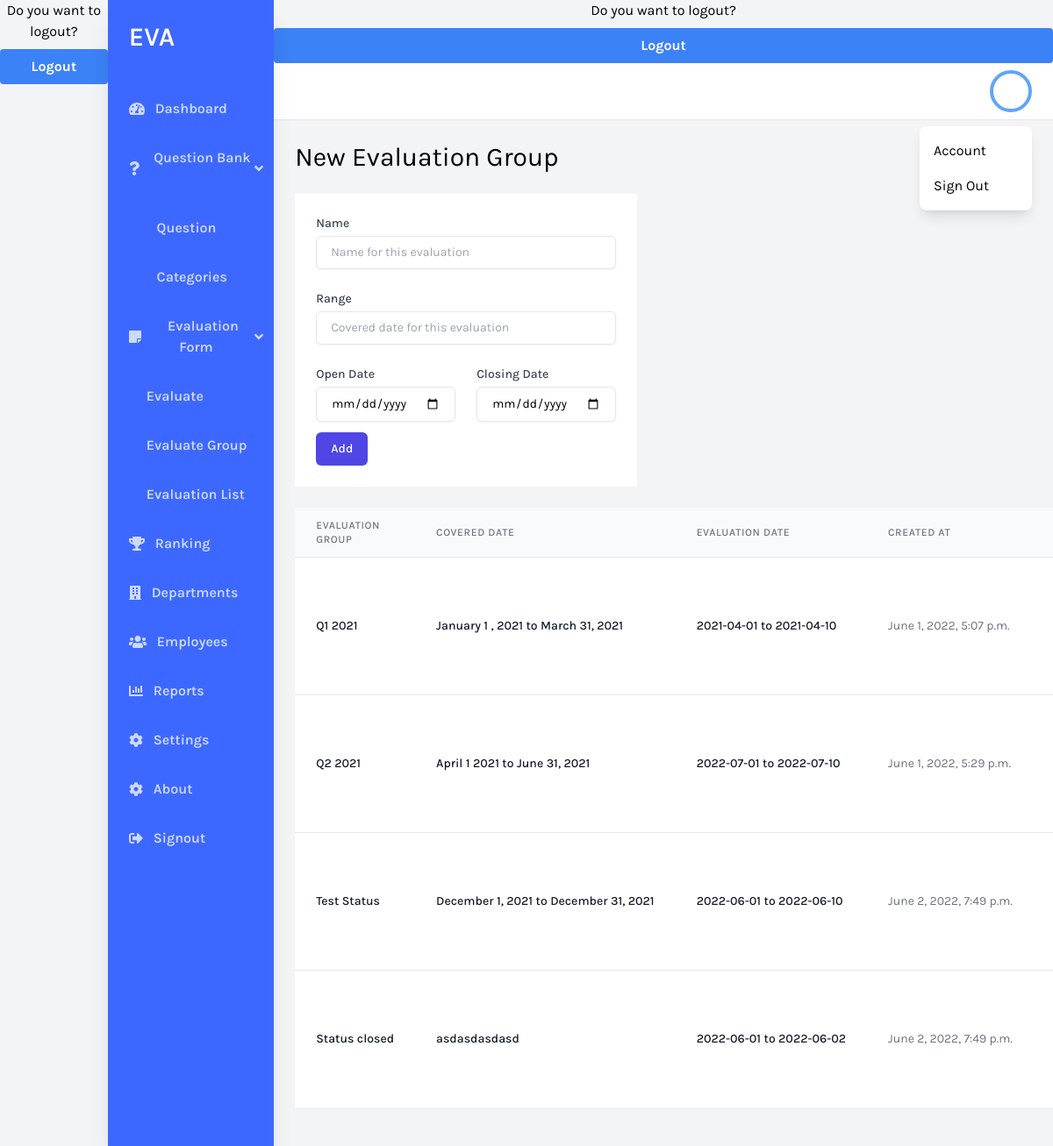
/evaluate_group_admin/, run on the app's committed database.
### eva/models.py (models this page shows)
class EvaluationGroup(models.Model):
    created_at = models.DateTimeField(auto_now_add=True)
    name = models.CharField(max_length=255)
    range = models.CharField(max_length=1024)
    open_date = models.CharField(max_length=1024, default=None, null=True)
    close_date = models.CharField(max_length=1024, default=None, null=True)

### eva/views.py (the view, shortened to what this page needs)
# urls.py: path('evaluate_group_admin/', views.evaluate_group_admin, name='evaluate_group_admin'),
def evaluate_group_admin(request):
    success = None
    data = EvaluationGroup.objects.all()
    return render(request, "eva/evaluate_group_admin.html", {"data": data, "success": success})

### eva/templates/eva/evaluate_group_admin.html (shortened to what this page needs)
<!DOCTYPE html>
<html lang="en">
  <head>
    <script src="https://cdn.tailwindcss.com"></script>
    <link
      rel="stylesheet"
      href="https://cdnjs.cloudflare.com/ajax/libs/jquery-modal/0.9.1/jquery.modal.min.css"
    />
  </head>
  <body class="bg-gray-100 font-family-karla flex">
    {% include 'includes/navbar.html' %}
    <div class="w-full flex flex-col h-screen overflow-y-hidden">
      {% include 'includes/header.html' %}
      <div class="w-full overflow-x-hidden border-t flex flex-col">
        <main class="w-full flex-grow p-6">
          <h1 class="text-3xl text-black pb-6">New Evaluation Group</h1>
          <form action="{% url 'evaluate_group_admin' %}" method="post">
            <div class="flex flex-row flex-wrap mb-6 self-auto">
              <div class="px-4 py-5 bg-white sm:p-6">
                <div class="grid grid-cols-6 gap-6">
                  <div class="col-span-12">
                    <label
                      for="name"
                      class="block text-sm font-medium text-gray-700"
                      >Name</label
                    >
                    <input
                      type="text"
                      name="name"
                      placeholder="Name for this evaluation"
                      class="mt-1 focus:ring-indigo-500 focus:border-indigo-500 block w-full shadow-sm sm:text-sm border border-gray-200 rounded-md px-4 py-2"
                    />
                  </div>
                  <div class="col-span-12">
                    <label
                      for="range"
                      class="block text-sm font-medium text-gray-700"
                      >Range</label
                    >
                    <input
                      type="text"
                      name="range"
                      placeholder="Covered date for this evaluation"
                      class="mt-1 focus:ring-indigo-500 focus:border-indigo-500 block w-full shadow-sm sm:text-sm border border-gray-200 rounded-md px-4 py-2"
                    />
                  </div>
                  <div class="col-span-6">
                    <label
                      for="open_date"
                      class="block text-sm font-medium text-gray-700"
                      >Open Date</label
                    >
                    <input
                      type="date"
                      name="open_date"
                      class="mt-1 focus:ring-indigo-500 focus:border-indigo-500 block w-full shadow-sm sm:text-sm border border-gray-200 rounded-md px-4 py-2"
                    />
                  </div><div class="col-span-6">
                    <label
                      for="close_date"
                      class="block text-sm font-medium text-gray-700"
                      >Closing Date</label
                    >
                    <input
                      type="date"
                      name="close_date"
                      class="mt-1 focus:ring-indigo-500 focus:border-indigo-500 block w-full shadow-sm sm:text-sm border border-gray-200 rounded-md px-4 py-2"
                    />
                  </div>
                </div>
                <button
                  type="submit"
                  class="mt-3 inline-flex justify-center py-2 px-4 border border-transparent shadow-sm text-sm font-medium rounded-md text-white bg-indigo-600 hover:bg-indigo-700 focus:outline-none focus:ring-2 focus:ring-offset-2 focus:ring-indigo-500"
                >
                  Add
                </button>
              </div>
            </div>
          </form>
          <div class="flex flex-col mt-5 mb-5">
            <table class="min-w-full divide-y divide-gray-200">
              <thead class="bg-gray-50">
                <tr>
                  <th
                    scope="col"
                    class="px-6 py-3 text-left text-xs font-medium text-gray-500 uppercase tracking-wider"
                  >
                    Evaluation Group
                  </th>
                  <th
                    scope="col"
                    class="px-6 py-3 text-left text-xs font-medium text-gray-500 uppercase tracking-wider"
                  >
                    Covered Date
                  </th>
                  <th
                    scope="col"
                    class="px-6 py-3 text-left text-xs font-medium text-gray-500 uppercase tracking-wider"
                  >
                    Evaluation Date
                  </th>
                  <th
                    scope="col"
                    class="px-6 py-3 text-left text-xs font-medium text-gray-500 uppercase tracking-wider"
                  >
                    Created at
                  </th>
                  <th
                    scope="col"
                    class="px-6 py-3 text-left text-xs font-medium text-gray-500 uppercase tracking-wider"
                  ></th>
                </tr>
              </thead>
              <tbody class="bg-white divide-y divide-gray-200">
                 {% for x in data %}
                <tr>
                  <td class="px-6 py-4 whitespace-nowrap">
                    <div class="flex items-center">
                      <div class="text-sm font-medium text-gray-900">
                        {{ x.name }}
                      </div>
                    </div>
                  </td>
                  <td class="px-6 py-4 whitespace-nowrap">
                    <div class="flex items-center">
                      <div class="text-sm font-medium text-gray-900">
                        {{ x.range }}
                      </div>
                    </div>
                  </td>
                  <td class="px-6 py-4 whitespace-nowrap">
                    <div class="flex items-center">
                      <div class="text-sm font-medium text-gray-900">
                        {{ x.open_date }} to {{ x.close_date }}
                      </div>
                    </div>
                  </td>
                  <td class="px-6 py-4 whitespace-nowrap text-sm text-gray-500">
                    {{ x.created_at }}
                  </td>
                  <td
                    class="px-6 py-4 whitespace-nowrap text-right text-sm font-medium"
                  >
                  </td>
                </tr>
                {% endfor %}
              </tbody>
            </table>
          </div>
        </main>
      </div>
    </div>
  </body>
</html>

### eva/templates/eva/evaluate_group_admin.html (style rules this page uses)
.font-family-karla { font-family: karla; }

### data on the page
EvaluationGroup: name "Q1 2021", range "January 1 , 2021 to March 31, 2021", open_date "2021-04-01", close_date "2021-04-10", created_at "June 1, 2022, 5:07 p.m."
EvaluationGroup: name "Q2 2021", range "April 1 2021 to June 31, 2021", open_date "2022-07-01", close_date "2022-07-10", created_at "June 1, 2022, 5:29 p.m."
EvaluationGroup: name "Test Status", range "December 1, 2021 to December 31, 2021", open_date "2022-06-01", close_date "2022-06-10", created_at "June 2, 2022, 7:49 p.m."
EvaluationGroup: name "Status closed", range "asdasdasdasd", open_date "2022-06-01", close_date "2022-06-02", created_at "June 2, 2022, 7:49 p.m."
